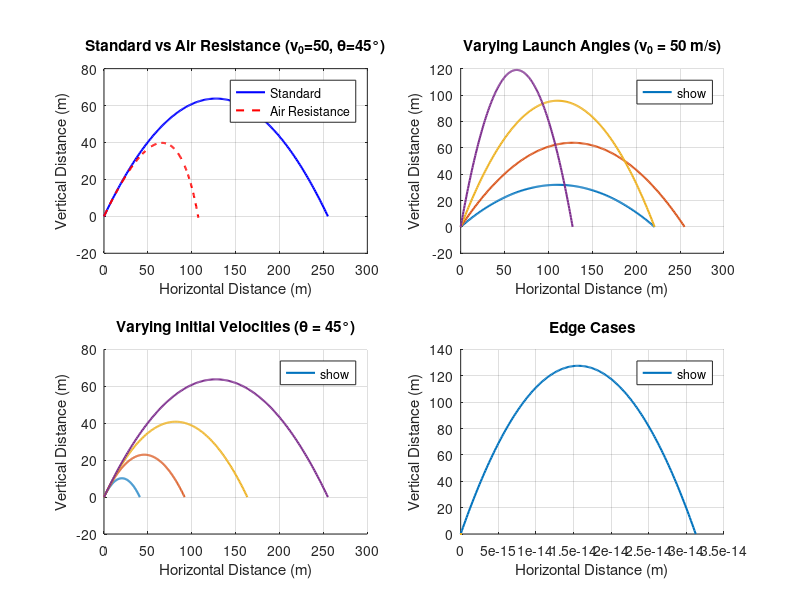

Source code (MATLAB):


g = 9.8; % Gravity (m/s^2)

% Initialize Figure with 4 Subplots for comprehensive testing
figure('Name', 'Experiment 1: Comprehensive Projectile Motion Analysis', 'Position', [100, 100, 1000, 800]);

% =========================================================================
% 1. Standard Trajectory vs. Air Resistance Enhancement (Steps 2, 3, 5)
% =========================================================================
v0_std = 50;
theta_std_deg = 45;
theta_std = (pi / 180) * theta_std_deg;

t_max_std = (2 * v0_std * sin(theta_std)) / g;
t_std = linspace(0, t_max_std, 200);

x_std = v0_std .* cos(theta_std) .* t_std;
y_std = v0_std .* sin(theta_std) .* t_std - 0.5 .* g .* t_std.^2;

% Air Resistance (Euler Method)
m = 1.0;
b = 0.25;
dt = t_std(2) - t_std(1);

x_air = zeros(1, length(t_std));
y_air = zeros(1, length(t_std));
vx = v0_std * cos(theta_std);
vy = v0_std * sin(theta_std);

for i = 2:length(t_std)
    ax = -(b/m) * vx;
    ay = -g - (b/m) * vy;
    
    vx = vx + ax * dt;
    vy = vy + ay * dt;
    
    x_air(i) = x_air(i-1) + vx * dt;
    y_air(i) = y_air(i-1) + vy * dt;
    
    if y_air(i) < 0
        x_air = x_air(1:i);
        y_air = y_air(1:i);
        break;
    end
end

subplot(2, 2, 1);
plot(x_std, y_std, 'b-', 'LineWidth', 1.5);
hold on;
plot(x_air, y_air, 'r--', 'LineWidth', 1.5);
title('Standard vs Air Resistance (v_0=50, \theta=45°)');
xlabel('Horizontal Distance (m)');
ylabel('Vertical Distance (m)');
legend('Standard', 'Air Resistance', 'Location', 'best');
grid on;
hold off;

% =========================================================================
% 2. Testing Varying Launch Angles (Step 4)
% =========================================================================
subplot(2, 2, 2);
hold on;
v0_constant = 50;
test_angles = [30, 45, 60, 75];

for i = 1:length(test_angles)
    theta = (pi / 180) * test_angles(i);
    t_max = (2 * v0_constant * sin(theta)) / g;
    t = linspace(0, t_max, 200);
    x = v0_constant .* cos(theta) .* t;
    y = v0_constant .* sin(theta) .* t - 0.5 .* g .* t.^2;
    plot(x, y, 'LineWidth', 1.5, 'DisplayName', sprintf('%d°', test_angles(i)));
end

title('Varying Launch Angles (v_0 = 50 m/s)');
xlabel('Horizontal Distance (m)');
ylabel('Vertical Distance (m)');
legend('show', 'Location', 'best');
grid on;
hold off;

% =========================================================================
% 3. Testing Varying Initial Velocities (Step 4)
% =========================================================================
subplot(2, 2, 3);
hold on;
theta_constant_deg = 45;
theta_constant = (pi / 180) * theta_constant_deg;
test_velocities = [20, 30, 40, 50];

for i = 1:length(test_velocities)
    v0 = test_velocities(i);
    t_max = (2 * v0 * sin(theta_constant)) / g;
    t = linspace(0, t_max, 200);
    x = v0 .* cos(theta_constant) .* t;
    y = v0 .* sin(theta_constant) .* t - 0.5 .* g .* t.^2;
    plot(x, y, 'LineWidth', 1.5, 'DisplayName', sprintf('%d m/s', v0));
end

title('Varying Initial Velocities (\theta = 45°)');
xlabel('Horizontal Distance (m)');
ylabel('Vertical Distance (m)');
legend('show', 'Location', 'best');
grid on;
hold off;

% =========================================================================
% 4. Testing Edge Cases
% =========================================================================
subplot(2, 2, 4);
hold on;

% Edge cases array setup: [Velocity, Angle_in_Degrees, Description]
edge_cases = {
    50, 90, '90° (Straight Up)';
    50, 0,  '0° (Horizontal)';
    0,  45, 'v_0 = 0 m/s'
};

for i = 1:size(edge_cases, 1)
    v0_edge = edge_cases{i, 1};
    theta_edge = (pi / 180) * edge_cases{i, 2};
    label = edge_cases{i, 3};
    
    % Adjust max time for visualization if it doesn't leave the ground
    if v0_edge == 0 || theta_edge == 0
        t_max_edge = 2; 
    else
        t_max_edge = (2 * v0_edge * sin(theta_edge)) / g;
    end
    
    t_edge = linspace(0, t_max_edge, 200);
    y_vals = v0_edge .* sin(theta_edge) .* t_edge - 0.5 .* g .* t_edge.^2;
    
    % Filter to only show trajectory above or equal to ground level
    valid_idx = y_vals >= 0;
    x = v0_edge .* cos(theta_edge) .* t_edge(valid_idx);
    y = y_vals(valid_idx);
    
    % If object never moves, plot a point at origin
    if isempty(x)
        x = 0; y = 0; 
    end
    
    plot(x, y, 'LineWidth', 1.5, 'DisplayName', label);
end

title('Edge Cases');
xlabel('Horizontal Distance (m)');
ylabel('Vertical Distance (m)');
legend('show', 'Location', 'best');
grid on;
hold off;
